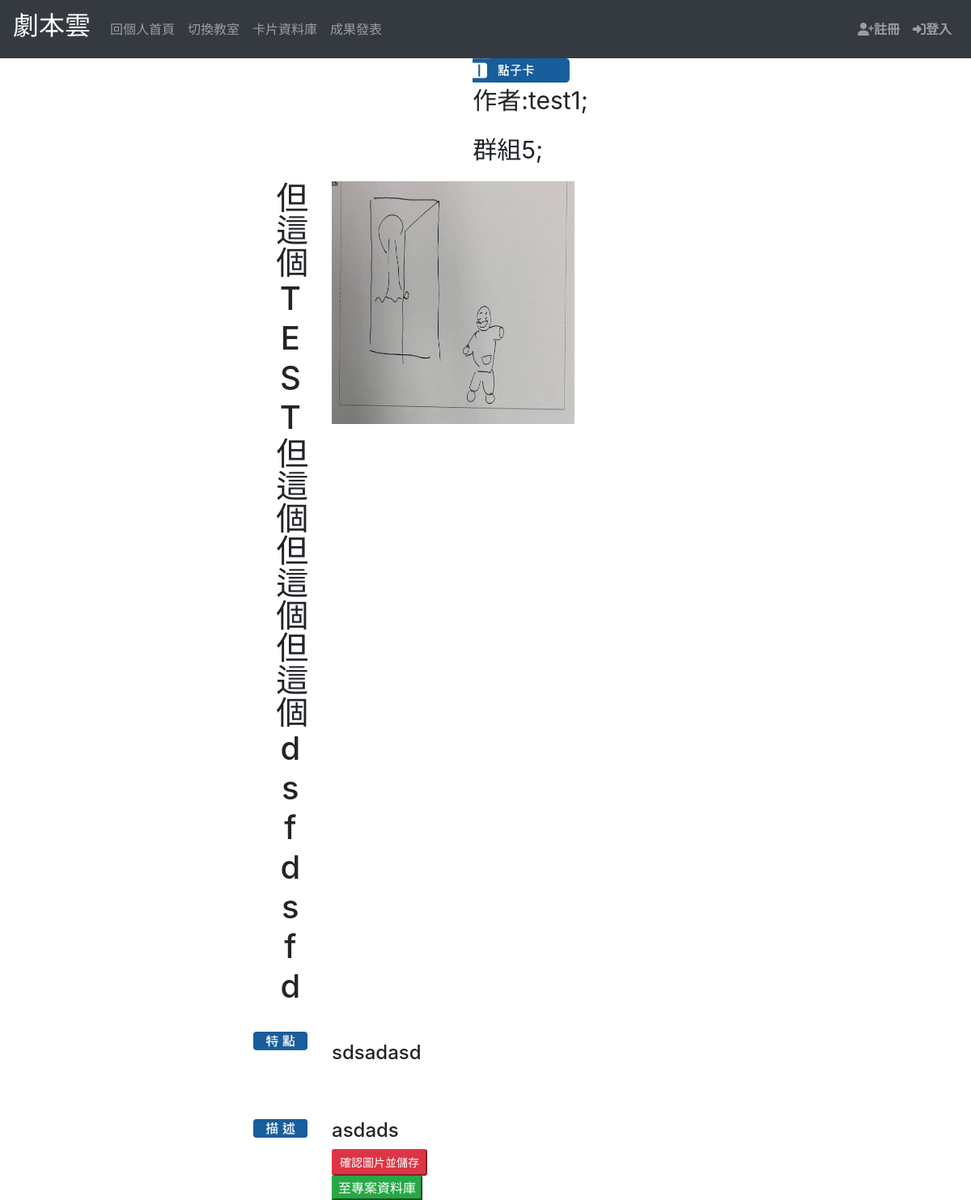
The page /preview_card/22 on the database its author committed.
### pbltest/models.py (models this page shows, shortened)
class Card(models.Model):
    title = models.CharField(max_length=100)
    author = models.ForeignKey('login.User', on_delete=models.CASCADE, null=True, blank=True)
    context = models.TextField(blank=True)
    context1 = models.TextField(blank=True)
    created_date = models.DateTimeField(auto_now_add=True, null=True, blank=True)
    published_date = models.DateTimeField(auto_now=True, null=True, blank=True)
    cover = models.ForeignKey('UPCard', on_delete=models.CASCADE, null=True, blank=True)
    group = models.ForeignKey('login.Group', on_delete=models.CASCADE, null=True, blank=True)
    activate = models.ForeignKey('login.CreateActivate', on_delete=models.CASCADE, null=True, blank=True)
    class Meta:
        verbose_name_plural = "Card"

### login/models.py (models this page shows)
class User(models.Model):
    gender = (
        ('guest', "學員"),
        ('teacher', "引導師"),
    )
    name = models.CharField(max_length=128, unique=True)
    password = models.CharField(max_length=256)
    email = models.EmailField(unique=True)
    identify = models.CharField(max_length=123, choices=gender, default='guest')
    c_time = models.DateTimeField(auto_now_add=True)
    def __str__(self):
        return self.name
    class Meta:
        ordering = ["-c_time"]
        verbose_name = "用户"
        verbose_name_plural = "用户"

class Group(models.Model):
    group = models.CharField(max_length=128, null=True, blank=True)
    group_user = models.ManyToManyField(User, blank=True, related_name='user_user')
    activate = models.ForeignKey('CreateActivate', on_delete=models.CASCADE, blank=True)
    def __str__(self):
        return self.group

### pbltest/views.py (the view, shortened to what this page needs)
# urls.py: path('preview_card/<int:pk>', preview_card, name='preview_card'),
def preview_card(request, pk):
    unit = Card.objects.get(id=pk)
    global bools
    bools = False
    context = {
        'unit': unit
    }
    test = TestCard()
    return render(request,  'final_card.html', context)

### templates/final_card.html
{% extends 'base.html' %}
{% block content %}
    {% include 'Card/final_card.html' %}
{% endblock %}

### templates/Card/final_card.html (shortened to what this page needs)
{% load staticfiles %}
<div class="row">
        <div class="col-md-6" id="chart3">
            <div class="row">
                <div class="col-md-4" style="margin-left: 95%;">
                    <div id="card-idea"></div>
                </div>
            </div>
            <div class="row">
                <div class="col-md-4" style="margin-left: 95%;">
                 <p style="font-size:30px;">作者:{{ unit.author}};</p>
                    <p style="font-size:30px;">{{ unit.group}};</p>
                </div>
            </div>
            <div class="row">
                <div class="col-md-6"></div>
                <div class="col-md-2">
                    <h1 style="text-orientation: upright;writing-mode: vertical-lr;">{{ unit.title }}</h1><br>
                 </div>
                <div class="col-md-4">
                </div>
            </div>
            <div class="row">
        <div class="col-md-8">
        </div>
        <div class="col-md-4">
            <div id="card-text"></div>
        </div>
    </div>
            <div class="row">
                <div class="col-md-8">
                    <div id="card-context"> </div><br>
                </div>
                 <div class="col-md-4">
                    <div id="card-text1"> </div>
                </div>
            </div>
            <div class="row">
                <div class="col-md-8"></div>
                <div class="col-md-4">
                    <button id="btnSave" class="btn-sm btn-danger" onclick="screenshot1()">確認圖片並儲存</button>
                    <a href={% url "card_manage" %}> <button class="btn-success">至專案資料庫</button></a>
                </div>
            </div>
    </div>
         <div class="col-md-6">
        </div>
</div>
</body>

### rows shown on the page
Card: author "test1", group "群組5", title "但這個TEST但這個但這個但這個dsfdsfd"
